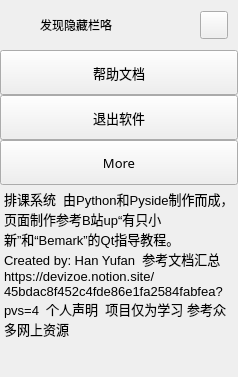
        <widget class="QFrame" name="extraLeftBox">
         <property name="minimumSize">
          <size>
           <width>0</width>
           <height>0</height>
          </size>
         </property>
         <property name="maximumSize">
          <size>
           <width>0</width>
           <height>16777215</height>
          </size>
         </property>
         <property name="frameShape">
          <enum>QFrame::NoFrame</enum>
         </property>
         <property name="frameShadow">
          <enum>QFrame::Raised</enum>
         </property>
         <layout class="QVBoxLayout" name="extraColumLayout">
          <property name="spacing">
           <number>0</number>
          </property>
          <property name="leftMargin">
           <number>0</number>
          </property>
          <property name="topMargin">
           <number>0</number>
          </property>
          <property name="rightMargin">
           <number>0</number>
          </property>
          <property name="bottomMargin">
           <number>0</number>
          </property>
          <item>
           <widget class="QFrame" name="extraTopBg">
            <property name="minimumSize">
             <size>
              <width>0</width>
              <height>50</height>
             </size>
            </property>
            <property name="maximumSize">
             <size>
              <width>16777215</width>
              <height>50</height>
             </size>
            </property>
            <property name="frameShape">
             <enum>QFrame::NoFrame</enum>
            </property>
            <property name="frameShadow">
             <enum>QFrame::Raised</enum>
            </property>
            <layout class="QVBoxLayout" name="verticalLayout_5">
             <property name="spacing">
              <number>0</number>
             </property>
             <property name="leftMargin">
              <number>0</number>
             </property>
             <property name="topMargin">
              <number>0</number>
             </property>
             <property name="rightMargin">
              <number>0</number>
             </property>
             <property name="bottomMargin">
              <number>0</number>
             </property>
             <item>
              <layout class="QGridLayout" name="extraTopLayout">
               <property name="leftMargin">
                <number>10</number>
               </property>
               <property name="rightMargin">
                <number>10</number>
               </property>
               <property name="horizontalSpacing">
                <number>10</number>
               </property>
               <property name="verticalSpacing">
                <number>0</number>
               </property>
               <item row="0" column="0">
                <widget class="QFrame" name="extraIcon">
                 <property name="minimumSize">
                  <size>
                   <width>20</width>
                   <height>0</height>
                  </size>
                 </property>
                 <property name="maximumSize">
                  <size>
                   <width>20</width>
                   <height>20</height>
                  </size>
                 </property>
                 <property name="frameShape">
                  <enum>QFrame::NoFrame</enum>
                 </property>
                 <property name="frameShadow">
                  <enum>QFrame::Raised</enum>
                 </property>
                </widget>
               </item>
               <item row="0" column="1">
                <widget class="QLabel" name="extraLabel">
                 <property name="minimumSize">
                  <size>
                   <width>150</width>
                   <height>0</height>
                  </size>
                 </property>
                 <property name="text">
                  <string>发现隐藏栏咯</string>
                 </property>
                </widget>
               </item>
               <item row="0" column="2">
                <widget class="QPushButton" name="extraCloseColumnBtn">
                 <property name="minimumSize">
                  <size>
                   <width>28</width>
                   <height>28</height>
                  </size>
                 </property>
                 <property name="maximumSize">
                  <size>
                   <width>28</width>
                   <height>28</height>
                  </size>
                 </property>
                 <property name="cursor">
                  <cursorShape>PointingHandCursor</cursorShape>
                 </property>
                 <property name="toolTip">
                  <string>Close left box</string>
                 </property>
                 <property name="text">
                  <string/>
                 </property>
                 <property name="icon">
                  <iconset resource="resources.qrc">
                   <normaloff>:/icons/images/icons/icon_close.png</normaloff>:/icons/images/icons/icon_close.png</iconset>
                 </property>
                 <property name="iconSize">
                  <size>
                   <width>20</width>
                   <height>20</height>
                  </size>
                 </property>
                </widget>
               </item>
              </layout>
             </item>
            </layout>
           </widget>
          </item>
          <item>
           <widget class="QFrame" name="extraContent">
            <property name="frameShape">
             <enum>QFrame::NoFrame</enum>
            </property>
            <property name="frameShadow">
             <enum>QFrame::Raised</enum>
            </property>
            <layout class="QVBoxLayout" name="verticalLayout_12">
             <property name="spacing">
              <number>0</number>
             </property>
             <property name="leftMargin">
              <number>0</number>
             </property>
             <property name="topMargin">
              <number>0</number>
             </property>
             <property name="rightMargin">
              <number>0</number>
             </property>
             <property name="bottomMargin">
              <number>0</number>
             </property>
             <item alignment="Qt::AlignTop">
              <widget class="QFrame" name="extraTopMenu">
               <property name="frameShape">
                <enum>QFrame::NoFrame</enum>
               </property>
               <property name="frameShadow">
                <enum>QFrame::Raised</enum>
               </property>
               <layout class="QVBoxLayout" name="verticalLayout_11">
                <property name="spacing">
                 <number>0</number>
                </property>
                <property name="leftMargin">
                 <number>0</number>
                </property>
                <property name="topMargin">
                 <number>0</number>
                </property>
                <property name="rightMargin">
                 <number>0</number>
                </property>
                <property name="bottomMargin">
                 <number>0</number>
                </property>
                <item>
                 <widget class="QPushButton" name="btn_heart">
                  <property name="sizePolicy">
                   <sizepolicy hsizetype="Expanding" vsizetype="Fixed">
                    <horstretch>0</horstretch>
                    <verstretch>0</verstretch>
                   </sizepolicy>
                  </property>
                  <property name="minimumSize">
                   <size>
                    <width>0</width>
                    <height>45</height>
                   </size>
                  </property>
                  <property name="font">
                   <font>
                    <family>SimHei</family>
                    <pointsize>10</pointsize>
                    <italic>false</italic>
                    <bold>false</bold>
                   </font>
                  </property>
                  <property name="cursor">
                   <cursorShape>PointingHandCursor</cursorShape>
                  </property>
                  <property name="layoutDirection">
                   <enum>Qt::LeftToRight</enum>
                  </property>
                  <property name="styleSheet">
                   <string notr="true">background-image: url(:/icons/images/icons/cil-heart.png);</string>
                  </property>
                  <property name="text">
                   <string>帮助文档</string>
                  </property>
                 </widget>
                </item>
                <item>
                 <widget class="QPushButton" name="btn_out">
                  <property name="sizePolicy">
                   <sizepolicy hsizetype="Expanding" vsizetype="Fixed">
                    <horstretch>0</horstretch>
                    <verstretch>0</verstretch>
                   </sizepolicy>
                  </property>
                  <property name="minimumSize">
                   <size>
                    <width>0</width>
                    <height>45</height>
                   </size>
                  </property>
                  <property name="font">
                   <font>
                    <family>SimHei</family>
                    <pointsize>10</pointsize>
                    <italic>false</italic>
                    <bold>false</bold>
                   </font>
                  </property>
                  <property name="cursor">
                   <cursorShape>PointingHandCursor</cursorShape>
                  </property>
                  <property name="layoutDirection">
                   <enum>Qt::LeftToRight</enum>
                  </property>
                  <property name="styleSheet">
                   <string notr="true">background-image: url(:/icons/images/icons/cil-account-logout.png);</string>
                  </property>
                  <property name="text">
                   <string>退出软件</string>
                  </property>
                 </widget>
                </item>
                <item>
                 <widget class="QPushButton" name="btn_refer">
                  <property name="sizePolicy">
                   <sizepolicy hsizetype="Expanding" vsizetype="Fixed">
                    <horstretch>0</horstretch>
                    <verstretch>0</verstretch>
                   </sizepolicy>
                  </property>
                  <property name="minimumSize">
                   <size>
                    <width>0</width>
                    <height>45</height>
                   </size>
                  </property>
                  <property name="font">
                   <font>
                    <family>SimHei</family>
                    <pointsize>10</pointsize>
                    <italic>false</italic>
                    <bold>false</bold>
                   </font>
                  </property>
                  <property name="cursor">
                   <cursorShape>PointingHandCursor</cursorShape>
                  </property>
                  <property name="layoutDirection">
                   <enum>Qt::LeftToRight</enum>
                  </property>
                  <property name="styleSheet">
                   <string notr="true">background-image: url(:/icons/images/icons/cil-layers.png);</string>
                  </property>
                  <property name="text">
                   <string>More</string>
                  </property>
                 </widget>
                </item>
               </layout>
              </widget>
             </item>
             <item>
              <widget class="QFrame" name="extraCenter">
               <property name="frameShape">
                <enum>QFrame::NoFrame</enum>
               </property>
               <property name="frameShadow">
                <enum>QFrame::Raised</enum>
               </property>
               <layout class="QVBoxLayout" name="verticalLayout_10">
                <property name="spacing">
                 <number>0</number>
                </property>
                <property name="leftMargin">
                 <number>0</number>
                </property>
                <property name="topMargin">
                 <number>0</number>
                </property>
                <property name="rightMargin">
                 <number>0</number>
                </property>
                <property name="bottomMargin">
                 <number>0</number>
                </property>
                <item>
                 <widget class="QTextEdit" name="extraTextEdit">
                  <property name="minimumSize">
                   <size>
                    <width>222</width>
                    <height>0</height>
                   </size>
                  </property>
                  <property name="styleSheet">
                   <string notr="true">background: transparent;</string>
                  </property>
                  <property name="frameShape">
                   <enum>QFrame::NoFrame</enum>
                  </property>
                  <property name="readOnly">
                   <bool>true</bool>
                  </property>
                  <property name="markdown">
                   <string>`排课系统  由Python和Pyside制作而成，页面制作参考B站up“有只小新”和“Bemark”的Qt指导教程。     Created by: Han
Yufan  参考文档汇总  https://devizoe.notion.site/45bdac8f452c4fde86e1fa2584fabfea?pvs=4
个人声明  项目仅为学习 参考众多网上资源`

</string>
                  </property>
                  <property name="html">
                   <string>&lt;!DOCTYPE HTML PUBLIC &quot;-//W3C//DTD HTML 4.0//EN&quot; &quot;http://www.w3.org/TR/REC-html40/strict.dtd&quot;&gt;
&lt;html&gt;&lt;head&gt;&lt;meta name=&quot;qrichtext&quot; content=&quot;1&quot; /&gt;&lt;meta charset=&quot;utf-8&quot; /&gt;&lt;style type=&quot;text/css&quot;&gt;
p, li { white-space: pre-wrap; }
hr { height: 1px; border-width: 0; }
li.unchecked::marker { content: &quot;\2610&quot;; }
li.checked::marker { content: &quot;\2612&quot;; }
&lt;/style&gt;&lt;/head&gt;&lt;body style=&quot; font-family:'SimHei'; font-size:10pt; font-weight:400; font-style:normal;&quot;&gt;
&lt;p style=&quot; margin-top:6px; margin-bottom:6px; margin-left:0px; margin-right:0px; -qt-block-indent:0; text-indent:0px;&quot;&gt;&lt;span style=&quot; font-family:'Courier New';&quot;&gt;排课系统&lt;/span&gt;  &lt;span style=&quot; font-family:'Courier New';&quot;&gt;由Python和Pyside制作而成，页面制作参考B站up“有只小新”和“Bemark”的Qt指导教程。&lt;/span&gt;  &lt;span style=&quot; font-family:'Courier New';&quot;&gt; &lt;/span&gt;  &lt;span style=&quot; font-family:'Courier New';&quot;&gt;Created by: Han Yufan&lt;/span&gt;  &lt;span style=&quot; font-family:'Courier New';&quot;&gt;参考文档汇总&lt;/span&gt;  &lt;span style=&quot; font-family:'Courier New';&quot;&gt;https://devizoe.notion.site/45bdac8f452c4fde86e1fa2584fabfea?pvs=4&lt;/span&gt;  &lt;span style=&quot; font-family:'Courier New';&quot;&gt;个人声明&lt;/span&gt;  &lt;span style=&quot; font-family:'Courier New';&quot;&gt;项目仅为学习 参考众多网上资源&lt;/span&gt;&lt;/p&gt;&lt;/body&gt;&lt;/html&gt;</string>
                  </property>
                 </widget>
                </item>
               </layout>
              </widget>
             </item>
            </layout>
           </widget>
          </item>
         </layout>
        </widget>
